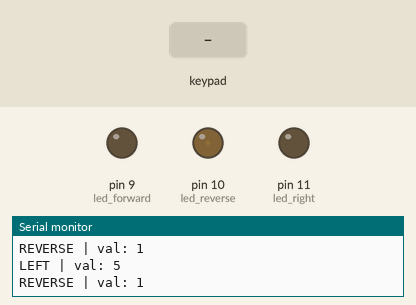
Recording of a sketch running on a simulated Arduino Uno, built with avr-gcc and run on an emulated ATmega328P. Shown: output pins drawn as LEDs (lit = HIGH), the last lines printed to the serial monitor. The inputs (shaded band) are chosen by the test bench.

Above: at 1.2 s.
1.3 s: key 'U' pressed
At 1.53 s:
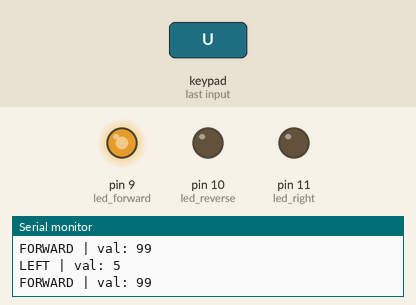
3.2 s: key 'D' pressed
At 3.42 s:
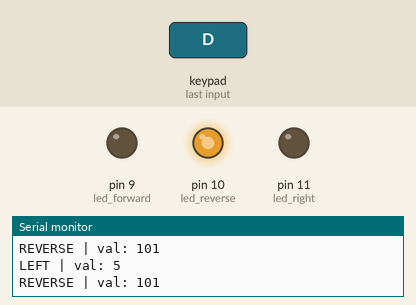
5.1 s: key 'R' pressed
At 5.33 s:
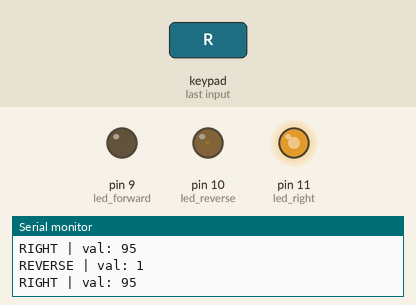
Timing chart, 0 to 8.1 s (numbered marks = the images above; inputs shaded):
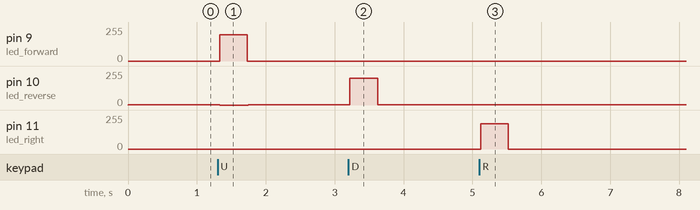

Measured:
- after the input at 1.3 s, pin 9 (led_forward): 0/255 → 198/255 at once, → 0/255 0.40 s later; pin 10 (led_reverse): 2/255 → 0/255 at once, → 2/255 0.41 s later
- after the input at 3.2 s, pin 10 (led_reverse): 2/255 → 202/255 at once, → 2/255 0.40 s later
- after the input at 5.1 s, pin 11 (led_right): 0/255 → 190/255 at once, → 0/255 0.40 s later

The sketch:

Nunchuck.ino
```cpp
#include <Wire.h>
#include <ArduinoNunchuk.h>

#define BAUDRATE 19200
#define NEUTRAL_X 133
#define NEUTRAL_Y 129

int led_forward = 9;
int led_reverse = 10;
int led_right = 11;

int forward_brightness = 0;
int reverse_brightness = 0;
int right_brightness = 0;

ArduinoNunchuk nunchuk = ArduinoNunchuk();

void setup()
{
  pinMode(led_forward, OUTPUT);
  pinMode(led_reverse, OUTPUT);
  pinMode(led_right, OUTPUT);
  Serial.begin(BAUDRATE);
  nunchuk.init();
}

void loop()
{
  nunchuk.update();

  if (nunchuk.analogX > NEUTRAL_X) {
    Serial.print("RIGHT | val: ");
    int val = nunchuk.analogX - NEUTRAL_X;
    Serial.print(val, DEC);
    Serial.println(" ");
    right_brightness = val * 2;
    analogWrite(led_right, right_brightness);
  } else {
    analogWrite(led_right, 0);
  }

  if (nunchuk.analogX < NEUTRAL_X) {
    Serial.print("LEFT | val: ");
    int val = abs(nunchuk.analogX - NEUTRAL_X);
    Serial.print(val, DEC);
    Serial.println(" ");
  }

  if (nunchuk.analogY > NEUTRAL_Y) {
    Serial.print("FORWARD | val: ");
    int val = nunchuk.analogY - NEUTRAL_Y;
    Serial.print(val, DEC);
    Serial.println(" ");
    forward_brightness = val * 2;
    analogWrite(led_forward, forward_brightness);
  } else {
    analogWrite(led_forward, 0);
  }
  if (nunchuk.analogY < NEUTRAL_Y) {
    Serial.print("REVERSE | val: ");
    int val = abs(nunchuk.analogY - NEUTRAL_Y);
    Serial.print(val, DEC);
    Serial.println(" ");
    reverse_brightness = val * 2;
    analogWrite(led_reverse, reverse_brightness);
  } else {
    analogWrite(led_reverse, 0);
  }

  if (nunchuk.zButton == 1) {
    Serial.println("Z Pressed");
  }
  if (nunchuk.cButton == 1) {
    Serial.println("C Pressed");
  }

}
```
